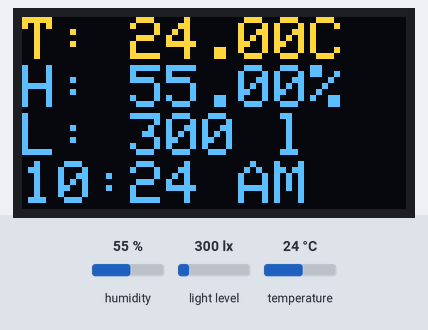
Simulated run of this sketch. Board: Arduino Uno, built for the host (arithmetic inside an expression is 32-bit, double 64-bit). Shown: 128×64 one-colour display. The inputs (shaded band) are chosen by the test bench; at power-on: humidity 55 %, light level 300 lx, temperature 24 °C. The OLED is the two-colour kind (top 16 rows yellow); the local clock reads 2024-03-15 10:24:30 at power-on unless the sketch sets it.

Above: at 1.2 s.
1.3 s: humidity set to 22 %
At 3.4 s:
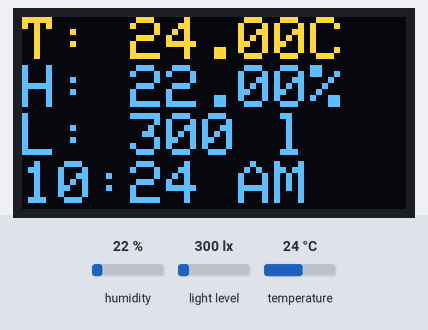
3.8 s: light level set to 40 lx
At 5.5 s:
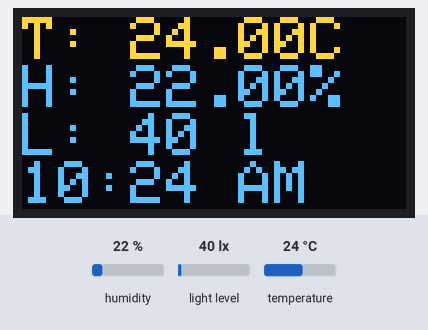
6.1 s: temperature set to 12 °C
At 7.5 s:
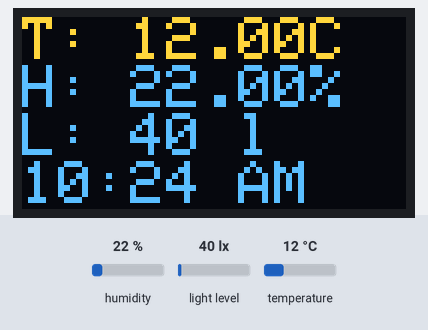
8.3 s: humidity set to 40 %
At 9.5 s:
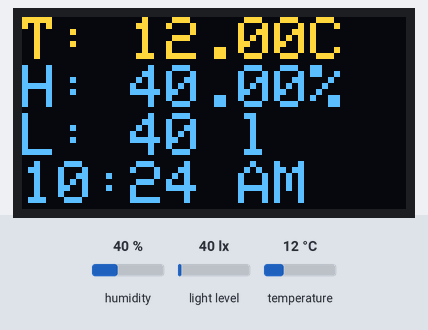
Timing chart, 0 to 11.3 s (numbered marks = the images above; inputs shaded):
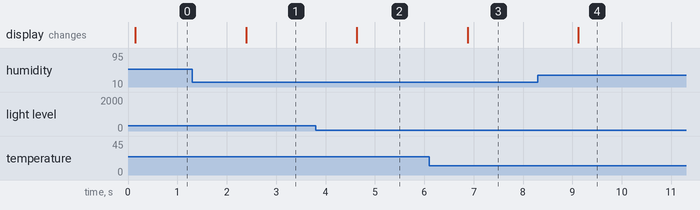

The sketch:

temp-humidity-light-to_display-with_time.ino
```cpp
// Inlcude relevant libraries
#include <AM2320.h>
#include <Wire.h>
#include <SPI.h>
#include <Adafruit_Sensor.h>
#include <Adafruit_TSL2561_U.h>
#include <Adafruit_GFX.h>
#include <Adafruit_SSD1306.h>
#include <RTClib.h>

// Initialise sensors variable
AM2320 tempAndHumid;
Adafruit_TSL2561_Unified luxMeter = Adafruit_TSL2561_Unified(TSL2561_ADDR_FLOAT, 12345); //address at the end is for
// adafruit sensor libray
RTC_DS1307 rtc;
//bool rtcOn; //set false if rtc isnt running

// setup software SPI (the default case):
#define OLED_MOSI   9
#define OLED_CLK    8
#define OLED_DC    11
#define OLED_CS    12
#define OLED_RESET 10
Adafruit_SSD1306 display(OLED_MOSI, OLED_CLK, OLED_DC, OLED_RESET, OLED_CS);

void setup() {
  // turn on serial for error reporting
  Serial.begin(9600);

  // initialise sensors
  tempAndHumid.begin();

  if(!luxMeter.begin()){
    Serial.println("TSL2561 / Lux meter not detected");
    while(1); //wait until restarted because code won't run without sensor
  }
  // initialise rtc
  if (!rtc.begin()) {
    Serial.println("Couldn't find RTC");
    //rtcOn = false;
  } else {
    if (!rtc.isrunning()) {
      Serial.println("RTC not running, starting now.");
      // update rtc time
      rtc.adjust(DateTime(F(__DATE__), F(__TIME__)));
      //rtcOn = true;
    }
  }
  // configure luxMeter
  luxMeter.setGain(TSL2561_GAIN_1X); //sets sensitivity to 1x
  luxMeter.setIntegrationTime(TSL2561_INTEGRATIONTIME_101MS); //same as camera shutter speed; options are 13ms, 101ms and 402ms.
  // lower values allow for greater accuracy in bright condition, higher for dark conditions.

  //configure display
  display.begin(SSD1306_SWITCHCAPVCC);
  display.clearDisplay();
  display.setTextSize(2);
  display.setTextColor(WHITE);
}

void loop() {
  display.setCursor(0,0);
  display.clearDisplay();
  if (tempAndHumid.measure()){ // .measure returns true if measurement was successful
    display.print("T: ");
    display.print(tempAndHumid.getTemperature()); // retrieves the temp value
    display.print("C\nH: ");
    display.print(tempAndHumid.getHumidity()); // retrieves the humidity value
    display.println("%");
  } else {
    int errorCode = tempAndHumid.getErrorCode();
    switch (errorCode) {
      case 1: Serial.println("ERR: Sensor is offline"); break;
      case 2: Serial.println("ERR: CRC validation failed."); break;
    }
  }

  // get sensor event
  sensors_event_t event;
  luxMeter.getEvent(&event);

  // displays output in lux
  if (event.light){
    display.print("L: ");
    display.print((int)event.light);
    display.println(" l");
  } else {
    Serial.println("TSL2561 overloaded - no reliable info");
    display.println("LuxOverload");
  }


  //get current time and print to monitor
  DateTime now = rtc.now();

  //convert to 12 hour time
  int twentyfourhr = now.hour();
  int twelvehr;
  char partOfDay[4];
  if(twentyfourhr < 12){
    twelvehr = twentyfourhr;
    sprintf(partOfDay, " AM");
  } else {
    twelvehr = twentyfourhr - 12;
    sprintf(partOfDay, " PM");
  }
  display.print(twelvehr); display.print(":");
  display.print(now.minute(), DEC); display.print(partOfDay);
  display.display();

  delay(1000);
}
```

Measured:
- after the input at 1.3 s, the display: changes after 1.1 s (image 1)
- after the input at 3.8 s, the display: changes after 0.84 s (image 2)
- after the input at 6.1 s, the display: changes after 0.78 s (image 3)
- after the input at 8.3 s, the display: changes after 0.82 s (image 4)
